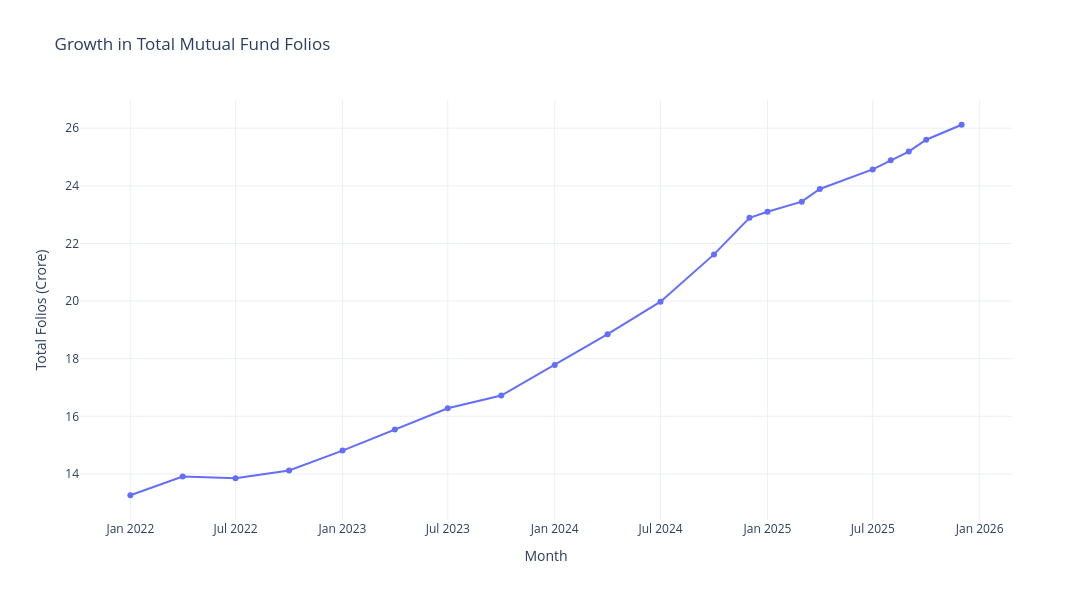

Source (notebook cell):
### Code cell
# ==========================================
# CHART 10: FOLIO COUNT GROWTH
# ==========================================

import pandas as pd
import plotly.express as px

# Convert month to datetime
folio["month"] = pd.to_datetime(folio["month"])

# Sort data
folio = folio.sort_values("month")

# Create line chart
fig = px.line(
    folio,
    x="month",
    y="total_folios_crore",
    markers=True,
    title="Growth in Total Mutual Fund Folios",
    labels={
        "month": "Month",
        "total_folios_crore": "Total Folios (Crore)"
    }
)

# Layout
fig.update_layout(
    template="plotly_white",
    height=600,
    width=1100,
    xaxis_title="Month",
    yaxis_title="Total Folios (Crore)"
)

# Save chart
fig.write_image(
    "../reports/charts/10_folio_count_growth.png"
)

# Display chart
fig.show()

### Figure 1 — Plotly figure (JSON) as saved in the notebook; plotly's stock layout.template omitted (floating-point values rounded to 4 significant figures)
{"data": [{"hovertemplate": "Month=%{x}<br>Total Folios (Crore)=%{y}<extra></extra>", "legendgroup": "", "line": {"color": "#636efa", "dash": "solid"}, "marker": {"symbol": "circle"}, "mode": "lines+markers", "name": "", "orientation": "v", "showlegend": false, "type": "scatter", "x": ["2022-01-01T00:00:00", "2022-04-01T00:00:00", "2022-07-01T00:00:00", "2022-10-01T00:00:00", "2023-01-01T00:00:00", "2023-04-01T00:00:00", "2023-07-01T00:00:00", "2023-10-01T00:00:00", "2024-01-01T00:00:00", "2024-04-01T00:00:00", "2024-07-01T00:00:00", "2024-10-01T00:00:00", "2024-12-01T00:00:00", "2025-01-01T00:00:00", "2025-03-01T00:00:00", "2025-04-01T00:00:00", "2025-07-01T00:00:00", "2025-08-01T00:00:00", "2025-09-01T00:00:00", "2025-10-01T00:00:00", "2025-12-01T00:00:00"], "xaxis": "x", "y": [13.26, 13.91, 13.85, 14.12, 14.81, 15.54, 16.28, 16.72, 17.78, 18.85, 19.98, 21.62, 22.89, 23.1, 23.45, 23.89, 24.57, 24.89, 25.19, 25.6, 26.12], "yaxis": "y"}], "layout": {"height": 600, "legend": {"tracegroupgap": 0}, "title": {"text": "Growth in Total Mutual Fund Folios"}, "width": 1100, "xaxis": {"anchor": "y", "domain": [0, 1], "title": {"text": "Month"}}, "yaxis": {"anchor": "x", "domain": [0, 1], "title": {"text": "Total Folios (Crore)"}}}}
